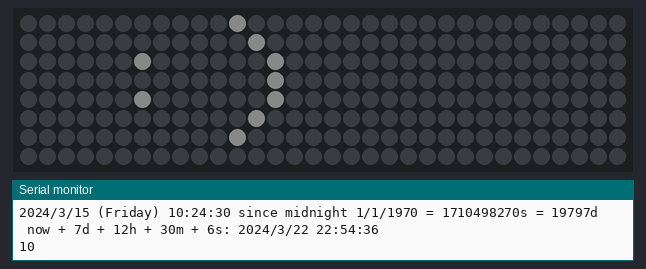
A sketch run on a simulated Arduino Uno, built with avr-gcc and run on an emulated ATmega328P. Shown: 32×8 RGB LED matrix (first LED top left, wired row by row), the last lines printed to the serial monitor. Dim RGB values are drawn brighter than linear; the local clock reads 2024-03-15 10:24:30 at power-on unless the sketch sets it.

Above: at 0.1 s.
At 33.5 s:
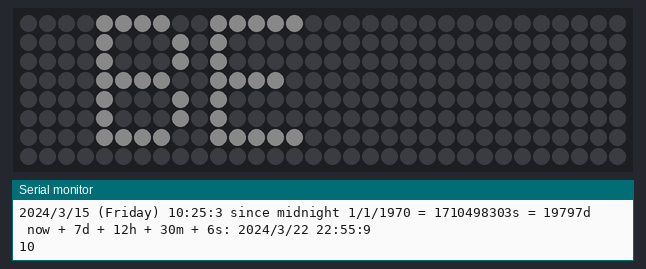
At 36.6 s:
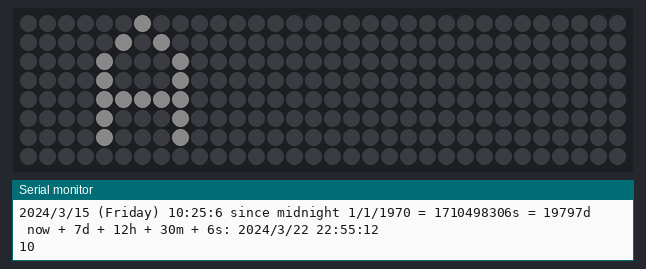
At 42.7 s:
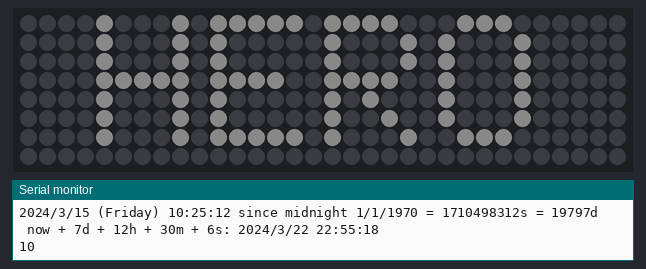
At 106.4 s:
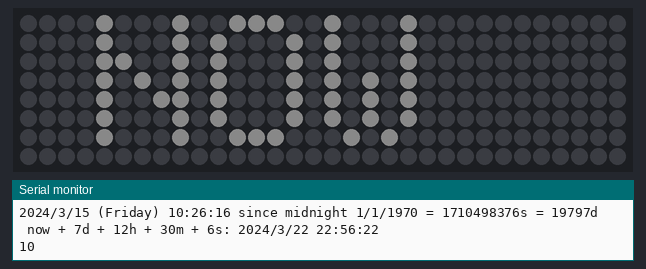

Measured:
- what the display in image 1 shows lasts 3.0 s, from 33.5 s to 36.5 s
- what the display in image 2 shows lasts 6.1 s, from 36.5 s to 42.6 s

The sketch:

Arduino_Real_Time_Clock_Code.ino
```cpp
// Date and time functions using a DS1307 RTC connected via I2C and Wire lib
#include "RTClib.h"
#include <Adafruit_GFX.h>
#include <Adafruit_NeoMatrix.h>
RTC_DS1307 rtc;

Adafruit_NeoMatrix matrix = Adafruit_NeoMatrix(32, 8, 10,
                            NEO_MATRIX_BOTTOM     + NEO_MATRIX_RIGHT +
                            NEO_MATRIX_COLUMNS + NEO_MATRIX_ZIGZAG,
                            NEO_GRB            + NEO_KHZ800);

char daysOfTheWeek[7][12] = {"Sunday", "Monday", "Tuesday", "Wednesday", "Thursday", "Friday", "Saturday"};

void setup () {
  Serial.begin(57600);
  matrix.clear();
  matrix.show();
  matrix.setBrightness(10);

  matrix.begin();
  matrix.setTextColor(matrix.Color(255, 255, 255));

#ifndef ESP8266
  while (!Serial); // wait for serial port to connect. Needed for native USB
#endif

  if (! rtc.begin()) {
    Serial.println("Couldn't find RTC");
    Serial.flush();
    while (1) delay(10);
  }

  if (! rtc.isrunning()) {
    Serial.println("RTC is NOT running, let's set the time!");
    // When time needs to be set on a new device, or after a power loss, the
    // following line sets the RTC to the date & time this sketch was compiled
    rtc.adjust(DateTime(F(__DATE__), F(__TIME__)));
    // This line sets the RTC with an explicit date & time, for example to set
    // January 21, 2014 at 3am you would call:
    // rtc.adjust(DateTime(2014, 1, 21, 3, 0, 0));
  }

  // When time needs to be re-set on a previously configured device, the
  // following line sets the RTC to the date & time this sketch was compiled
  // rtc.adjust(DateTime(F(__DATE__), F(__TIME__)));
  // This line sets the RTC with an explicit date & time, for example to set
  // January 21, 2014 at 3am you would call:
  //   rtc.adjust(DateTime(2014, 1, 21, 3, 0, 0));


//  rtc.adjust(DateTime(2023, 4, 18, 6, 39, 0));


}

void loop () {


  DateTime now = rtc.now();


  Serial.print(now.year(), DEC);
  Serial.print('/');
  Serial.print(now.month(), DEC);
  Serial.print('/');
  Serial.print(now.day(), DEC);
  Serial.print(" (");
  Serial.print(daysOfTheWeek[now.dayOfTheWeek()]);
  Serial.print(") ");
  Serial.print(now.hour(), DEC);
  Serial.print(':');
  Serial.print(now.minute(), DEC);
  Serial.print(':');
  Serial.print(now.second(), DEC);
  //display on my NeoPixel Matrix
  matrix.fillScreen(0);
  //  matrix.setCursor(4, 0);
  //  matrix.print("JOEY");
  //  matrix.show();
  //    Serial.println();

  Serial.print(" since midnight 1/1/1970 = ");
  Serial.print(now.unixtime());
  Serial.print("s = ");
  Serial.print(now.unixtime() / 86400L);
  Serial.println("d");

  // calculate a date which is 7 days, 12 hours, 30 minutes, and 6 seconds into the future
  DateTime future (now + TimeSpan(7, 12, 30, 6));

  Serial.print(" now + 7d + 12h + 30m + 6s: ");
  Serial.print(future.year(), DEC);
  Serial.print('/');
  Serial.print(future.month(), DEC);
  Serial.print('/');
  Serial.print(future.day(), DEC);
  Serial.print(' ');
  Serial.print(future.hour(), DEC);
  Serial.print(':');
  Serial.print(future.minute(), DEC);
  Serial.print(':');
  Serial.print(future.second(), DEC);
  Serial.println();
  //   Serial.println(now.hour());


  //code to display text on NeoPixel Matrix at certain times
  //if it is 'a certain time', then display 'some text'
  if (now.second() > 1 && now.second() < 5) {
    matrix.fillScreen(0);
    matrix.setCursor(4, 0);
    matrix.print("BE");
    matrix.show();
    Serial.println(now.hour());
  }  if (now.second() > 5 && now.second() < 10) {
    matrix.fillScreen(0);
    matrix.setCursor(4, 0);
    matrix.print("A");
    matrix.show();
    Serial.println(now.hour());
  }  if (now.second() > 10 && now.second() < 15) {
    matrix.fillScreen(0);
    matrix.setCursor(4, 0);
    matrix.print("HERO");
    matrix.show();
    Serial.println(now.hour());
  }  if (now.second() > 15 && now.second() < 20) {
    matrix.fillScreen(0);
    matrix.setCursor(4, 0);
    matrix.print("NOW");
    matrix.show();
    Serial.println(now.hour());
  }  if (now.second() > 20) {
    matrix.fillScreen(0);
    matrix.setCursor(4, 0);
    matrix.print(":)");
    matrix.show();
    Serial.println(now.hour());
  }
  Serial.println();
  delay(3000);
}
```
